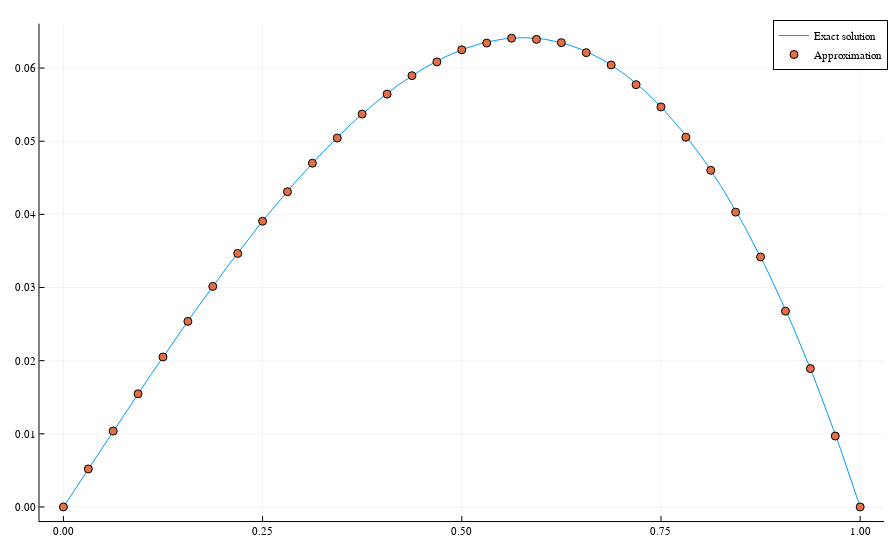

Here is the notebook cell this chart was saved with:
### Code cell
sol_domain = zeros(201)
for i in 1:201
    sol_domain[i]=(i-1)/200
end

result_domain = zeros(NELEM+1)
for i in 1:NELEM+1
    result_domain[i]=(i-1)/NELEM
end
_u = finite_elements(Int(NELEM/2), x->x, quad_ϕ, quad_ϕ_prime; method="quad") ./ 1.5

plotly()
plot(sol_domain, exact_solution_2.(sol_domain), labels="Exact solution")
plot!(result_domain, _u, seriestype = :scatter, labels="Approximation", size=(888, 555))

### Figure 1 — Plotly figure (JSON) as saved in the notebook; plotly's stock layout.template omitted (floating-point values rounded to 4 significant figures; data arrays with more than 128 entries replaced by an {"elided": "..."} marker saying what was removed)
{"data": [{"colorbar": {"title": ""}, "legendgroup": "Exact solution", "line": {"color": "rgba(0, 154, 250, 1.000)", "dash": "solid", "shape": "linear", "width": 1}, "mode": "lines", "name": "Exact solution", "showlegend": true, "type": "scatter", "x": {"elided": "201 float values"}, "xaxis": "x", "y": {"elided": "201 float values"}, "yaxis": "y", "zmax": null, "zmin": null}, {"colorbar": {"title": ""}, "legendgroup": "Approximation", "marker": {"color": "rgba(227, 111, 71, 1.000)", "line": {"color": "rgba(0, 0, 0, 1.000)", "width": 1}, "size": 8, "symbol": "circle"}, "mode": "markers", "name": "Approximation", "showlegend": true, "type": "scatter", "x": [0, 0.03125, 0.0625, 0.09375, 0.125, 0.1562, 0.1875, 0.2188, 0.25, 0.2812, 0.3125, 0.3438, 0.375, 0.4062, 0.4375, 0.4688, 0.5, 0.5312, 0.5625, 0.5938, 0.625, 0.6562, 0.6875, 0.7188, 0.75, 0.7812, 0.8125, 0.8438, 0.875, 0.9062, 0.9375, 0.9688, 1], "xaxis": "x", "y": [0, 0.005196, 0.01038, 0.01546, 0.02051, 0.02537, 0.03015, 0.03466, 0.03906, 0.0431, 0.047, 0.05044, 0.05371, 0.05643, 0.05896, 0.06084, 0.0625, 0.06342, 0.06409, 0.06393, 0.06348, 0.06211, 0.06042, 0.05773, 0.05469, 0.05054, 0.04602, 0.04031, 0.03418, 0.02677, 0.01892, 0.009697, 0], "yaxis": "y", "zmax": null, "zmin": null}], "layout": {"annotations": [], "height": 555, "legend": {"bgcolor": "rgba(255, 255, 255, 1.000)", "bordercolor": "rgba(0, 0, 0, 1.000)", "borderwidth": 1, "font": {"color": "rgba(0, 0, 0, 1.000)", "family": "sans-serif", "size": 11}, "title": {"font": {"color": "rgba(0, 0, 0, 1.000)", "family": "sans-serif", "size": 15}, "text": ""}, "tracegroupgap": 0, "traceorder": "normal", "x": 1, "xanchor": "auto", "y": 1, "yanchor": "auto"}, "margin": {"b": 20, "l": 0, "r": 0, "t": 20}, "paper_bgcolor": "rgba(255, 255, 255, 1.000)", "plot_bgcolor": "rgba(255, 255, 255, 1.000)", "showlegend": true, "width": 888, "xaxis": {"anchor": "y", "domain": [0.04447, 0.9956], "gridcolor": "rgba(0, 0, 0, 0.100)", "gridwidth": 0.5, "linecolor": "rgba(0, 0, 0, 1.000)", "mirror": false, "range": [-0.03, 1.03], "showgrid": true, "showline": true, "showticklabels": true, "tickangle": 0, "tickcolor": "rgb(0, 0, 0)", "tickfont": {"color": "rgba(0, 0, 0, 1.000)", "family": "sans-serif", "size": 11}, "tickmode": "array", "ticks": "inside", "ticktext": ["0.00", "0.25", "0.50", "0.75", "1.00"], "tickvals": [0, 0.25, 0.5, 0.75, 1], "title": "", "titlefont": {"color": "rgba(0, 0, 0, 1.000)", "family": "sans-serif", "size": 15}, "type": "-", "visible": true, "zeroline": false, "zerolinecolor": "rgba(0, 0, 0, 1.000)"}, "yaxis": {"anchor": "x", "domain": [0.02711, 0.9929], "gridcolor": "rgba(0, 0, 0, 0.100)", "gridwidth": 0.5, "linecolor": "rgba(0, 0, 0, 1.000)", "mirror": false, "range": [-0.001924, 0.06607], "showgrid": true, "showline": true, "showticklabels": true, "tickangle": 0, "tickcolor": "rgb(0, 0, 0)", "tickfont": {"color": "rgba(0, 0, 0, 1.000)", "family": "sans-serif", "size": 11}, "tickmode": "array", "ticks": "inside", "ticktext": ["0.00", "0.01", "0.02", "0.03", "0.04", "0.05", "0.06"], "tickvals": [0, 0.01, 0.02, 0.03, 0.04, 0.05, 0.06], "title": "", "titlefont": {"color": "rgba(0, 0, 0, 1.000)", "family": "sans-serif", "size": 15}, "type": "-", "visible": true, "zeroline": false, "zerolinecolor": "rgba(0, 0, 0, 1.000)"}}}
